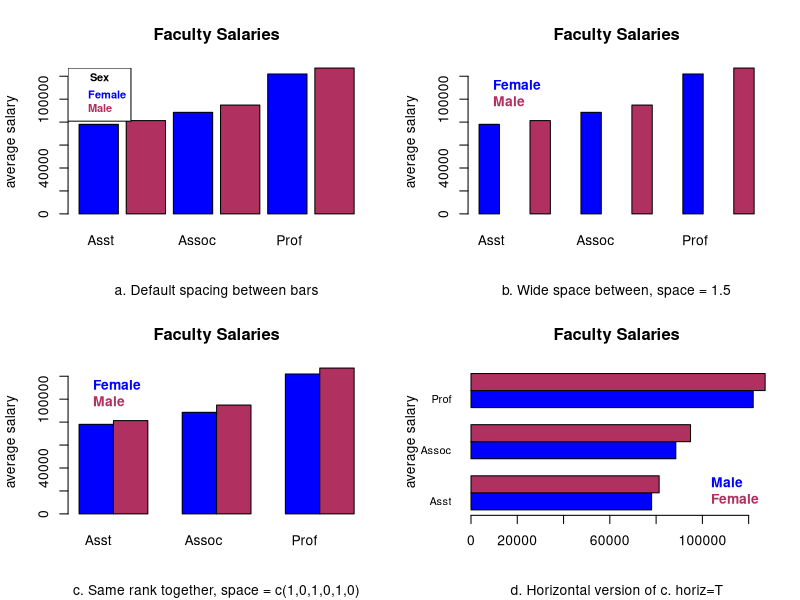

Source code (R):
# Script for Fig. 9-3
library(car)  # Fig. 9-3
attach(Salaries)
par(mfrow = c(2, 2))
grp.sal = aggregate(
  salary ~ sex * rank, FUN = mean) # mean of each group

# labels reused several times, can type vector name in commands
rankname = c(" Asst", " ", "  Assoc", " ", " Prof", "")
sexcol = c("blue", "maroon")
sexlab = c("Female", "Male")
sexlab2 = c("Male", "Female")

# Fig. 9-3a
barplot(grp.sal$salary, ylab = "average salary",
  names.arg = rankname, col = sexcol,
  main = "Faculty Salaries",
  sub = "a. Default spacing between bars")
legend("topleft", sexlab, text.col = sexcol,
  text.font = 2, title = "Sex",
  title.col = "black", cex = 0.8)

# Fig. 9-3b
barplot(grp.sal$salary, ylab = "average salary",
  names.arg = rankname,  col = sexcol,
  main = "Faculty Salaries", space = 1.5,
  sub = "b. Wide space between, space = 1.5")
legend("topleft", sexlab, text.col = sexcol, text.font = 2,
  bty = "n")

# Fig. 9-3c
barplot(grp.sal$salary, ylab = "average salary",
  names.arg = rankname, col = sexcol,
  main = "Faculty Salaries", space = c(1, 0, 1, 0, 1, 0),
  sub = "c. Same rank together, space = c(1,0,1,0,1,0)")
legend("topleft", sexlab, text.col = sexcol,
  text.font = 2, bty = "n")

# Fig. 9-3d
barplot(grp.sal$salary, ylab = "average salary", col = sexcol,
  main = "Faculty Salaries", space = c(1, 0, 1, 0, 1, 0),
  horiz = T, sub = "d. Horizontal version of c. horiz=T",
  names.arg = rankname,
  cex.names = 0.8, las = 1)
legend("bottomright", sexlab2, text.col = sexcol,
  text.font = 2, bty = "n")

detach(Salaries)

